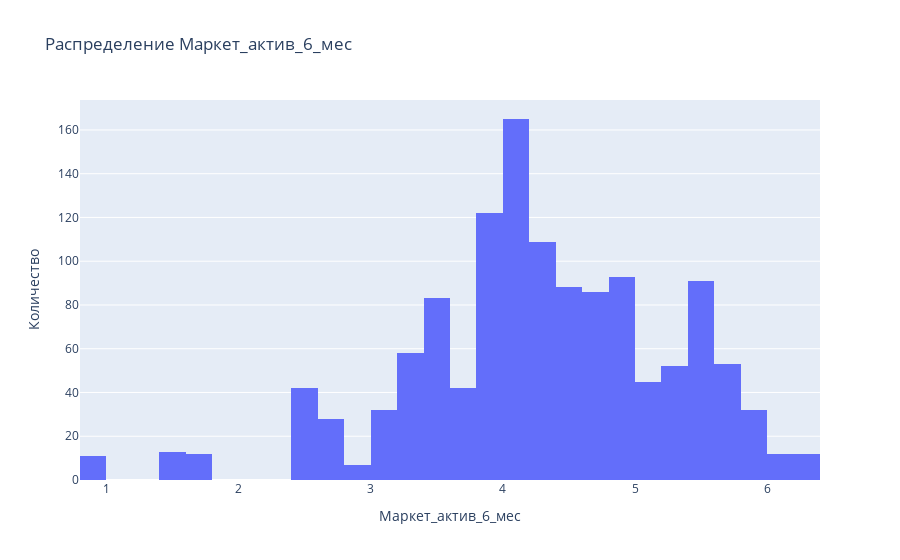
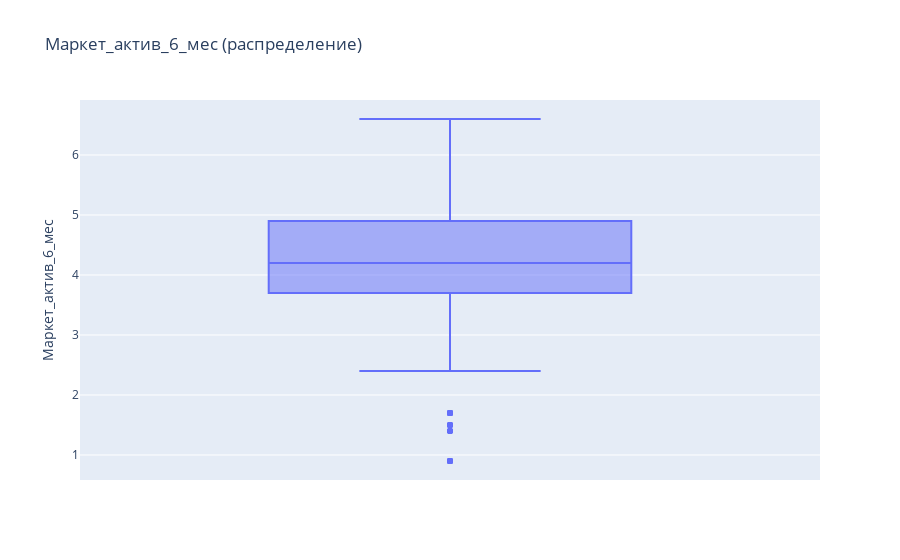
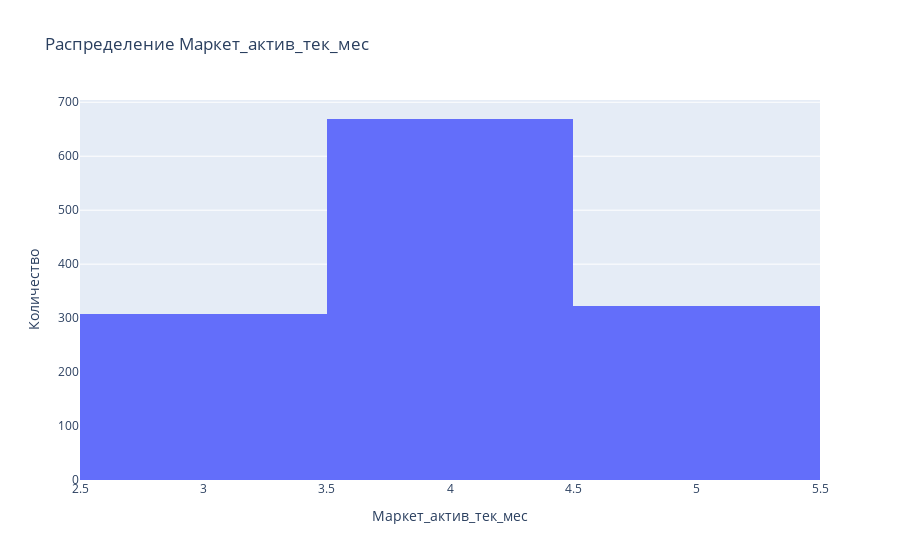
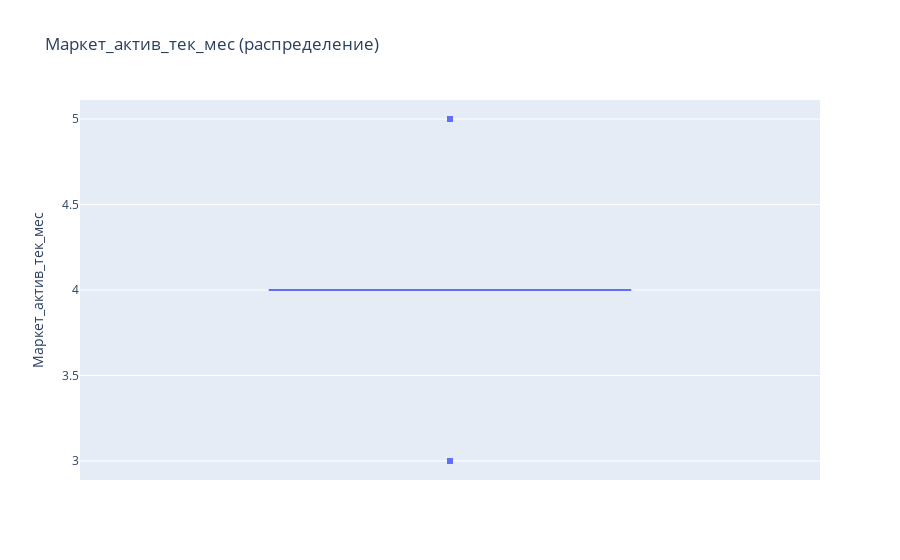

Notebook source saved alongside these figures, in order:
### Code cell
row = market_file.select_dtypes(include='number').columns.drop('id').tolist()
for i in row:
    fig = px.histogram(market_file, x=i, title='Распределение ' + i)
    fig.update_layout(xaxis_title=i,
                  yaxis_title="Количество",)
    fig.show()
    
    fig = px.box(market_file, y=i, title=i + ' (распределение)')
    fig.show()

### Figure 1 — Plotly figure (JSON) as saved in the notebook; plotly's stock layout.template omitted (floating-point values rounded to 4 significant figures; data arrays with more than 128 entries replaced by an {"elided": "..."} marker saying what was removed)
{"data": [{"alignmentgroup": "True", "bingroup": "x", "hovertemplate": "Маркет_актив_6_мес=%{x}<br>count=%{y}<extra></extra>", "legendgroup": "", "marker": {"color": "#636efa", "pattern": {"shape": ""}}, "name": "", "offsetgroup": "", "orientation": "v", "showlegend": false, "type": "histogram", "x": {"elided": "1300 float values"}, "xaxis": "x", "yaxis": "y"}], "layout": {"barmode": "relative", "legend": {"tracegroupgap": 0}, "title": {"text": "Распределение Маркет_актив_6_мес"}, "xaxis": {"anchor": "y", "domain": [0, 1], "title": {"text": "Маркет_актив_6_мес"}}, "yaxis": {"anchor": "x", "domain": [0, 1], "title": {"text": "Количество"}}}}

### Figure 2 — Plotly figure (JSON) as saved in the notebook; plotly's stock layout.template omitted (floating-point values rounded to 4 significant figures; data arrays with more than 128 entries replaced by an {"elided": "..."} marker saying what was removed)
{"data": [{"alignmentgroup": "True", "hovertemplate": "Маркет_актив_6_мес=%{y}<extra></extra>", "legendgroup": "", "marker": {"color": "#636efa"}, "name": "", "notched": false, "offsetgroup": "", "orientation": "v", "showlegend": false, "type": "box", "x0": " ", "xaxis": "x", "y": {"elided": "1300 float values"}, "y0": " ", "yaxis": "y"}], "layout": {"boxmode": "group", "legend": {"tracegroupgap": 0}, "title": {"text": "Маркет_актив_6_мес (распределение)"}, "xaxis": {"anchor": "y", "domain": [0, 1]}, "yaxis": {"anchor": "x", "domain": [0, 1], "title": {"text": "Маркет_актив_6_мес"}}}}

### Figure 3 — Plotly figure (JSON) as saved in the notebook; plotly's stock layout.template omitted (floating-point values rounded to 4 significant figures; data arrays with more than 128 entries replaced by an {"elided": "..."} marker saying what was removed)
{"data": [{"alignmentgroup": "True", "bingroup": "x", "hovertemplate": "Маркет_актив_тек_мес=%{x}<br>count=%{y}<extra></extra>", "legendgroup": "", "marker": {"color": "#636efa", "pattern": {"shape": ""}}, "name": "", "offsetgroup": "", "orientation": "v", "showlegend": false, "type": "histogram", "x": {"elided": "1300 int values"}, "xaxis": "x", "yaxis": "y"}], "layout": {"barmode": "relative", "legend": {"tracegroupgap": 0}, "title": {"text": "Распределение Маркет_актив_тек_мес"}, "xaxis": {"anchor": "y", "domain": [0, 1], "title": {"text": "Маркет_актив_тек_мес"}}, "yaxis": {"anchor": "x", "domain": [0, 1], "title": {"text": "Количество"}}}}

### Figure 4 — Plotly figure (JSON) as saved in the notebook; plotly's stock layout.template omitted (floating-point values rounded to 4 significant figures; data arrays with more than 128 entries replaced by an {"elided": "..."} marker saying what was removed)
{"data": [{"alignmentgroup": "True", "hovertemplate": "Маркет_актив_тек_мес=%{y}<extra></extra>", "legendgroup": "", "marker": {"color": "#636efa"}, "name": "", "notched": false, "offsetgroup": "", "orientation": "v", "showlegend": false, "type": "box", "x0": " ", "xaxis": "x", "y": {"elided": "1300 int values"}, "y0": " ", "yaxis": "y"}], "layout": {"boxmode": "group", "legend": {"tracegroupgap": 0}, "title": {"text": "Маркет_актив_тек_мес (распределение)"}, "xaxis": {"anchor": "y", "domain": [0, 1]}, "yaxis": {"anchor": "x", "domain": [0, 1], "title": {"text": "Маркет_актив_тек_мес"}}}}
